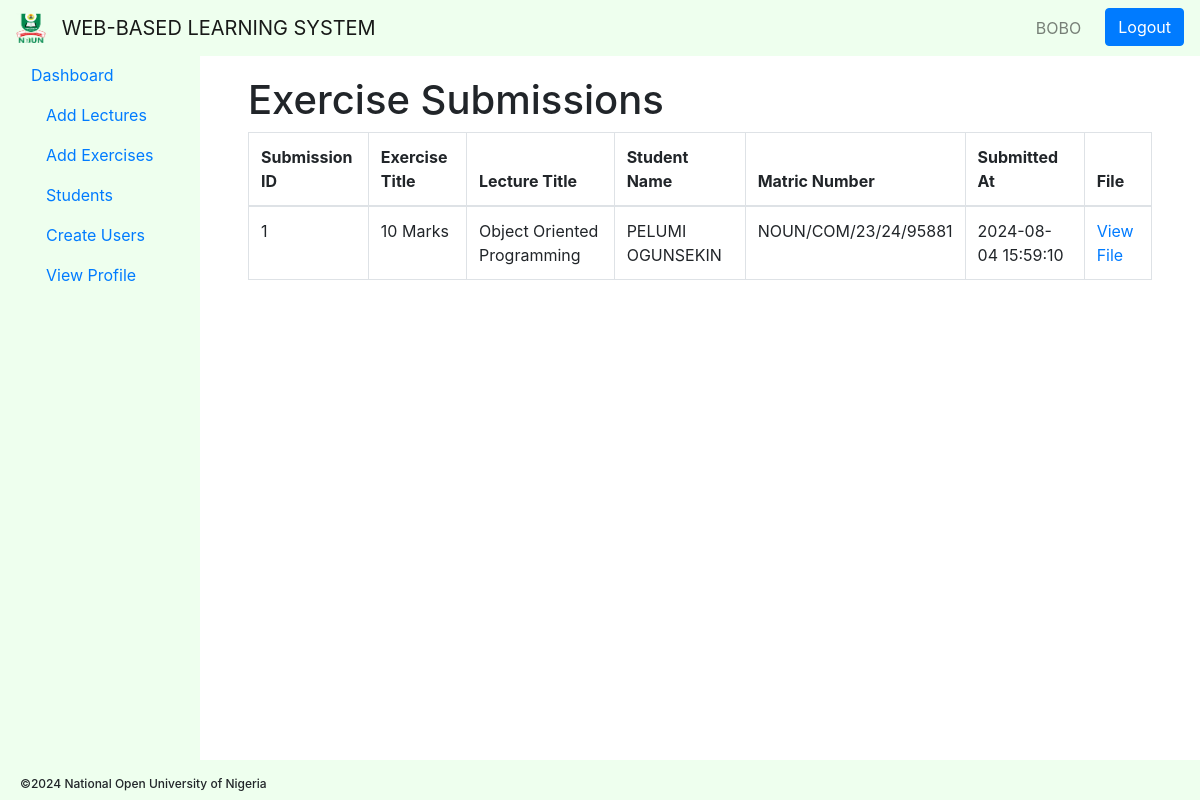
The app's page /view_submissions.php (signed in) with its own data.
### tables this page shows
CREATE TABLE `exercise_submissions` (
  `submission_id` int(11) NOT NULL,
  `exercise_id` int(11) NOT NULL,
  `student_id` int(11) NOT NULL,
  `file_url` varchar(255) DEFAULT NULL,
  `submitted_at` timestamp NOT NULL DEFAULT current_timestamp()
);

CREATE TABLE `exercises` (
  `exercise_id` int(11) NOT NULL,
  `lecture_id` int(11) NOT NULL,
  `title` varchar(255) NOT NULL,
  `description` text DEFAULT NULL,
  `due_date` datetime NOT NULL,
  `created_at` timestamp NOT NULL DEFAULT current_timestamp()
);

CREATE TABLE `lectures` (
  `lecture_id` int(11) NOT NULL,
  `title` varchar(255) NOT NULL,
  `description` text DEFAULT NULL,
  `video_url` varchar(255) DEFAULT NULL,
  `created_at` timestamp NOT NULL DEFAULT current_timestamp()
);

CREATE TABLE `user` (
  `user_id` int(11) NOT NULL,
  `first_name` varchar(20) DEFAULT NULL,
  `last_name` varchar(20) DEFAULT NULL,
  `address` varchar(225) DEFAULT NULL,
  `mobile_no` varchar(15) DEFAULT NULL,
  `email` varchar(40) DEFAULT NULL,
  `middle_name` varchar(20) DEFAULT NULL,
  `department` varchar(50) DEFAULT NULL,
  `gender` varchar(6) DEFAULT NULL,
  `state_origin` varchar(50) DEFAULT NULL,
  `local_government` varchar(50) DEFAULT NULL,
  `faculty` varchar(50) DEFAULT NULL,
  `dob` date DEFAULT NULL,
  `matric_number` varchar(20) DEFAULT NULL
);

### view_submissions.php (the view, shortened to what this page needs)
<?php
require_once 'php/connection.php';
$stmt = $pdo->prepare("
    SELECT es.submission_id, e.title AS exercise_title, u.first_name, u.last_name, u.matric_number,
           l.title AS lecture_title, es.file_url, es.submitted_at
    FROM exercise_submissions es
    JOIN exercises e ON es.exercise_id = e.exercise_id
    JOIN user u ON es.student_id = u.user_id
    JOIN lectures l ON e.lecture_id = l.lecture_id
");
$stmt->execute();
$submissions = $stmt->fetchAll(PDO::FETCH_ASSOC);
?>
<!DOCTYPE html>
<html lang="en">
<head>
    <link rel="stylesheet" href="styles/general.css">
    <link rel="stylesheet" href="styles/header.css">
    <link rel="stylesheet" href="styles/footer.css">
    <link rel="stylesheet" href="https://stackpath.bootstrapcdn.com/bootstrap/4.5.2/css/bootstrap.min.css">
</head>
<body>
<header>
    <?php include("php/layouts/admin_header.php"); ?>
</header>
<div class="container-fluid main-content">
    <div class="row">
        <aside>
            <?php include("php/layouts/aside.php"); ?>
        </aside>
        <main role="main" class="col-md-9 ml-sm-auto col-lg-10 px-5 main">
            <h1>Exercise Submissions</h1>
            <div class="table-responsive">
                <table class="table table-bordered">
                    <thead>
                        <tr>
                            <th>Submission ID</th>
                            <th>Exercise Title</th>
                            <th>Lecture Title</th>
                            <th>Student Name</th>
                            <th>Matric Number</th>
                            <th>Submitted At</th>
                            <th>File</th>
                        </tr>
                    </thead>
                    <tbody>
                        <?php foreach ($submissions as $submission): ?>
                        <tr>
                            <td><?php echo htmlspecialchars($submission['submission_id']); ?></td>
                            <td><?php echo htmlspecialchars($submission['exercise_title']); ?></td>
                            <td><?php echo htmlspecialchars($submission['lecture_title']); ?></td>
                            <td><?php echo htmlspecialchars($submission['first_name'] . ' ' . $submission['last_name']); ?></td>
                            <td><?php echo htmlspecialchars($submission['matric_number']); ?></td>
                            <td><?php echo htmlspecialchars($submission['submitted_at']); ?></td>
                            <td><a href="upload/<?php echo htmlspecialchars($submission['file_url']); ?>" target="_blank">View File</a></td>
                        </tr>
                        <?php endforeach; ?>
                    </tbody>
                </table>
            </div>
        </main>
    </div>
</div>
<footer class="fixed-bottom">
    <div class="container-fluid footer2 fixed-bottom">
        <div class="row text-center footer-text2 gx-0">
            <div>©2024 National Open University of Nigeria</div>
        </div>
    </div>
</footer>
</body>
</html>

### styles/general.css (style rules this page uses)
body { font-family: Arial, Helvetica, sans-serif; }
.text-center { font-size: 25px; font-weight: 500; }
.main { margin-top: 56px; }
.main-content { padding-top: 20px; padding-bottom: 70px; }

### styles/footer.css (style rules this page uses)
.footer2 { background-color: #eeffee; height: 40px; width: 100%; padding-top: 5px; }
.footer-text2 { padding-top: 10px; font-size: 12px; padding-left: 20px; }

### records on screen
exercise_submissions: submission_id "1", exercise.title "10 Marks", lectures.title "Object Oriented Programming", student.last_name "PELUMI OGUNSEKIN", student.matric_number "NOUN/COM/23/24/95881", submitted_at "2024-08-04 15:59:10"

### other values on screen
$_SESSION['username'] "BOBO"
